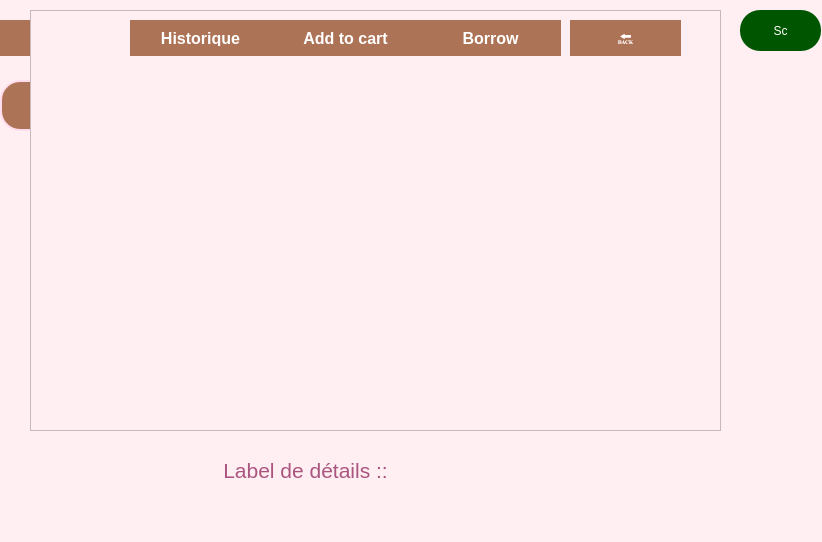
<?xml version="1.0" encoding="UTF-8"?>
<ui version="4.0">
 <class>studentLibrary</class>
 <widget class="QWidget" name="studentLibrary">
  <property name="geometry">
   <rect>
    <x>0</x>
    <y>0</y>
    <width>822</width>
    <height>542</height>
   </rect>
  </property>
  <property name="windowTitle">
   <string>Form</string>
  </property>
  <property name="styleSheet">
   <string notr="true">QWidget {
   background-color:rgb(255, 239, 242);
}</string>
  </property>
  <widget class="QLineEdit" name="searchLineEdit">
   <property name="geometry">
    <rect>
     <x>0</x>
     <y>80</y>
     <width>721</width>
     <height>51</height>
    </rect>
   </property>
   <property name="styleSheet">
    <string notr="true">QLineEdit {
    background-color: rgb(173, 115, 86);

    border: 2px solid #FFDDEE;
    border-radius: 20px;
    padding: 10px;
    color: #4B0082;
    font-size: 14pt;
}

QLineEdit:focus {
    border: 2px solid #B57EDC;
}
QLineEdit:hover {
    border: 2px solid rgb(255, 188, 140);
}
</string>
   </property>
  </widget>
  <widget class="QPushButton" name="searchButton">
   <property name="geometry">
    <rect>
     <x>740</x>
     <y>10</y>
     <width>81</width>
     <height>41</height>
    </rect>
   </property>
   <property name="styleSheet">
    <string notr="true">QPushButton {
    background:rgb(0, 85, 0)  ;/* Rose pastel au lieu de jaune doré */
    color:white; /* Texte violet profond */
	font: 700 italic 16pt &quot;Segoe UI&quot;;
      padding: 10px;
    border-radius: 20px;
}

QPushButton:hover {
    background: #DDA0DD; /* Lavande douce au survol */
}

QPushButton:pressed {
    background: #B57EDC; /* Violet clair appuyé */
}
</string>
   </property>
   <property name="text">
    <string>Sc</string>
   </property>
  </widget>
  <widget class="QLabel" name="bookDetailsText">
   <property name="geometry">
    <rect>
     <x>220</x>
     <y>440</y>
     <width>171</width>
     <height>61</height>
    </rect>
   </property>
   <property name="styleSheet">
    <string notr="true"/>
   </property>
   <property name="text">
    <string>&lt;html&gt;&lt;head/&gt;&lt;body&gt;&lt;p align=&quot;center&quot;&gt;&lt;span style=&quot; font-size:16pt; color:#aa557f;&quot;&gt;Label de détails ::&lt;/span&gt;&lt;/p&gt;&lt;/body&gt;&lt;/html&gt;</string>
   </property>
  </widget>
  <widget class="QPushButton" name="btnCart">
   <property name="geometry">
    <rect>
     <x>0</x>
     <y>20</y>
     <width>131</width>
     <height>36</height>
    </rect>
   </property>
   <property name="styleSheet">
    <string notr="true">/* Base Button Style */
QPushButton {
  background-color: rgb(173, 115, 86);
/* Royal Purple */
    color: white;            /* Gold Text */
    border: none;
    border-radius: 20px;        /* Rounded Corners */
    padding: 10px 20px;
    font-size: 16px;
    font-weight: bold;
    transition: all 0.3s ease-in-out;
}

/* Hover Effect */
QPushButton:hover {
    /* Brighter Purple */
    color: #FFFACD;             /* Lemon Chiffon */
    border: 1px solid #FFD700;  /* Gold Border */
}

/* Pressed Effect */
QPushButton:pressed {
    background-color: rgb(255, 164, 89);/* Indigo */
    color: #D4AF37;             /* Metallic Gold */
    font-size: 15px;            /* Slight Shrink */
    padding: 11px 21px;         /* Compensates for Shrink */
}

/* Focus Effect */
QPushButton:focus {
    outline: none;
    border: 2px solid #FFD700;
}

/* Accent Button Variant */
QPushButton.accent {
    background-color: #FFD700;  /* Gold */
    color: #4B0082;             /* Deep Purple */
}

QPushButton.accent:hover {
    background-color: #F0E68C;  /* Khaki */
    color: #4B0082;
    border: 1px solid #D4AF37;
}

QPushButton.accent:pressed {
    background-color: #D4AF37;  /* Metallic Gold */
    color: #4B0082;
    font-size: 15px;
    padding: 11px 21px;
}
</string>
   </property>
   <property name="text">
    <string>Cart</string>
   </property>
  </widget>
  <widget class="QTableView" name="bookListView">
   <property name="geometry">
    <rect>
     <x>30</x>
     <y>10</y>
     <width>691</width>
     <height>421</height>
    </rect>
   </property>
   <property name="styleSheet">
    <string notr="true"/>
   </property>
  </widget>
  <widget class="QPushButton" name="btnHistorique">
   <property name="geometry">
    <rect>
     <x>130</x>
     <y>20</y>
     <width>141</width>
     <height>36</height>
    </rect>
   </property>
   <property name="styleSheet">
    <string notr="true">/* Base Button Style */
QPushButton {
  background-color: rgb(173, 115, 86);
/* Royal Purple */
    color: white;            /* Gold Text */
    border: none;
    border-radius: 20px;        /* Rounded Corners */
    padding: 10px 20px;
    font-size: 16px;
    font-weight: bold;
    transition: all 0.3s ease-in-out;
}

/* Hover Effect */
QPushButton:hover {
 /* Brighter Purple */
    color: #FFFACD;             /* Lemon Chiffon */
    border: 1px solid #FFD700;  /* Gold Border */
}

/* Pressed Effect */
QPushButton:pressed {
    background-color: rgb(255, 164, 89);/* Indigo */
    color: #D4AF37;             /* Metallic Gold */
    font-size: 15px;            /* Slight Shrink */
    padding: 11px 21px;         /* Compensates for Shrink */
}

/* Focus Effect */
QPushButton:focus {
    outline: none;
    border: 2px solid #FFD700;
}

/* Accent Button Variant */
QPushButton.accent {
    background-color: #FFD700;  /* Gold */
    color: #4B0082;             /* Deep Purple */
}

QPushButton.accent:hover {
    background-color: #F0E68C;  /* Khaki */
    color: #4B0082;
    border: 1px solid #D4AF37;
}

QPushButton.accent:pressed {
    background-color: #D4AF37;  /* Metallic Gold */
    color: #4B0082;
    font-size: 15px;
    padding: 11px 21px;
}
</string>
   </property>
   <property name="text">
    <string>Historique</string>
   </property>
  </widget>
  <widget class="QPushButton" name="addToCartButton">
   <property name="geometry">
    <rect>
     <x>270</x>
     <y>20</y>
     <width>151</width>
     <height>36</height>
    </rect>
   </property>
   <property name="styleSheet">
    <string notr="true">/* Base Button Style */
QPushButton {
  background-color: rgb(173, 115, 86);
/* Royal Purple */
    color: white;            /* Gold Text */
    border: none;
    border-radius: 20px;        /* Rounded Corners */
    padding: 10px 20px;
    font-size: 16px;
    font-weight: bold;
    transition: all 0.3s ease-in-out;
}

/* Hover Effect */
QPushButton:hover {
    background-color: #8A2BE2;  /* Brighter Purple */
    color: #FFFACD;             /* Lemon Chiffon */
    border: 1px solid #FFD700;  /* Gold Border */
}

/* Pressed Effect */
QPushButton:pressed {
 
    color: #D4AF37;             /* Metallic Gold */
    font-size: 15px;            /* Slight Shrink */
    padding: 11px 21px;         /* Compensates for Shrink */
}

/* Focus Effect */
QPushButton:focus {
    outline: none;
    border: 2px solid #FFD700;
}

/* Accent Button Variant */
QPushButton.accent {
    background-color: #FFD700;  /* Gold */
    color: #4B0082;             /* Deep Purple */
}

QPushButton.accent:hover {
    background-color: #F0E68C;  /* Khaki */
    color: #4B0082;
    border: 1px solid #D4AF37;
}

QPushButton.accent:pressed {
    background-color: #D4AF37;  /* Metallic Gold */
    color: #4B0082;
    font-size: 15px;
    padding: 11px 21px;
}
</string>
   </property>
   <property name="text">
    <string>Add to cart</string>
   </property>
  </widget>
  <widget class="QPushButton" name="borrowButton">
   <property name="geometry">
    <rect>
     <x>420</x>
     <y>20</y>
     <width>141</width>
     <height>36</height>
    </rect>
   </property>
   <property name="styleSheet">
    <string notr="true">/* Base Button Style */
QPushButton {
  background-color: rgb(173, 115, 86);
/* Royal Purple */
    color: white;            /* Gold Text */
    border: none;
    border-radius: 20px;        /* Rounded Corners */
    padding: 10px 20px;
    font-size: 16px;
    font-weight: bold;
    transition: all 0.3s ease-in-out;
}

/* Hover Effect */
QPushButton:hover {
    background-color: #8A2BE2;  /* Brighter Purple */
    color: #FFFACD;             /* Lemon Chiffon */
    border: 1px solid #FFD700;  /* Gold Border */
}

/* Pressed Effect */
QPushButton:pressed {
   
    color: #D4AF37;             /* Metallic Gold */
    font-size: 15px;            /* Slight Shrink */
    padding: 11px 21px;         /* Compensates for Shrink */
}

/* Focus Effect */
QPushButton:focus {
    outline: none;
    border: 2px solid #FFD700;
}

/* Accent Button Variant */
QPushButton.accent {
    background-color: #FFD700;  /* Gold */
    color: #4B0082;             /* Deep Purple */
}

QPushButton.accent:hover {
    background-color: #F0E68C;  /* Khaki */
    color: #4B0082;
    border: 1px solid #D4AF37;
}

QPushButton.accent:pressed {
    background-color: #D4AF37;  /* Metallic Gold */
    color: #4B0082;
    font-size: 15px;
    padding: 11px 21px;
}
</string>
   </property>
   <property name="text">
    <string>Borrow</string>
   </property>
  </widget>
  <widget class="QPushButton" name="backButton">
   <property name="geometry">
    <rect>
     <x>570</x>
     <y>20</y>
     <width>111</width>
     <height>36</height>
    </rect>
   </property>
   <property name="styleSheet">
    <string notr="true">/* Base Button Style */
QPushButton {
  background-color: rgb(173, 115, 86);
/* Royal Purple */
    color: white;            /* Gold Text */
    border: none;
    border-radius: 20px;        /* Rounded Corners */
    padding: 10px 20px;
    font-size: 16px;
    font-weight: bold;
    transition: all 0.3s ease-in-out;
}

/* Hover Effect */
QPushButton:hover {
    background-color: #8A2BE2;  /* Brighter Purple */
    color: #FFFACD;             /* Lemon Chiffon */
    border: 1px solid #FFD700;  /* Gold Border */
}

/* Pressed Effect */
QPushButton:pressed {

    color: #D4AF37;             /* Metallic Gold */
    font-size: 15px;            /* Slight Shrink */
    padding: 11px 21px;         /* Compensates for Shrink */
}

/* Focus Effect */
QPushButton:focus {
    outline: none;
    border: 2px solid #FFD700;
}

/* Accent Button Variant */
QPushButton.accent {
    background-color: #FFD700;  /* Gold */
    color: #4B0082;             /* Deep Purple */
}

QPushButton.accent:hover {
    background-color: #F0E68C;  /* Khaki */
    color: #4B0082;
    border: 1px solid #D4AF37;
}

QPushButton.accent:pressed {
    background-color: #D4AF37;  /* Metallic Gold */
    color: #4B0082;
    font-size: 15px;
    padding: 11px 21px;
}
</string>
   </property>
   <property name="text">
    <string>🔙</string>
   </property>
  </widget>
 </widget>
 <resources/>
 <connections/>
</ui>
